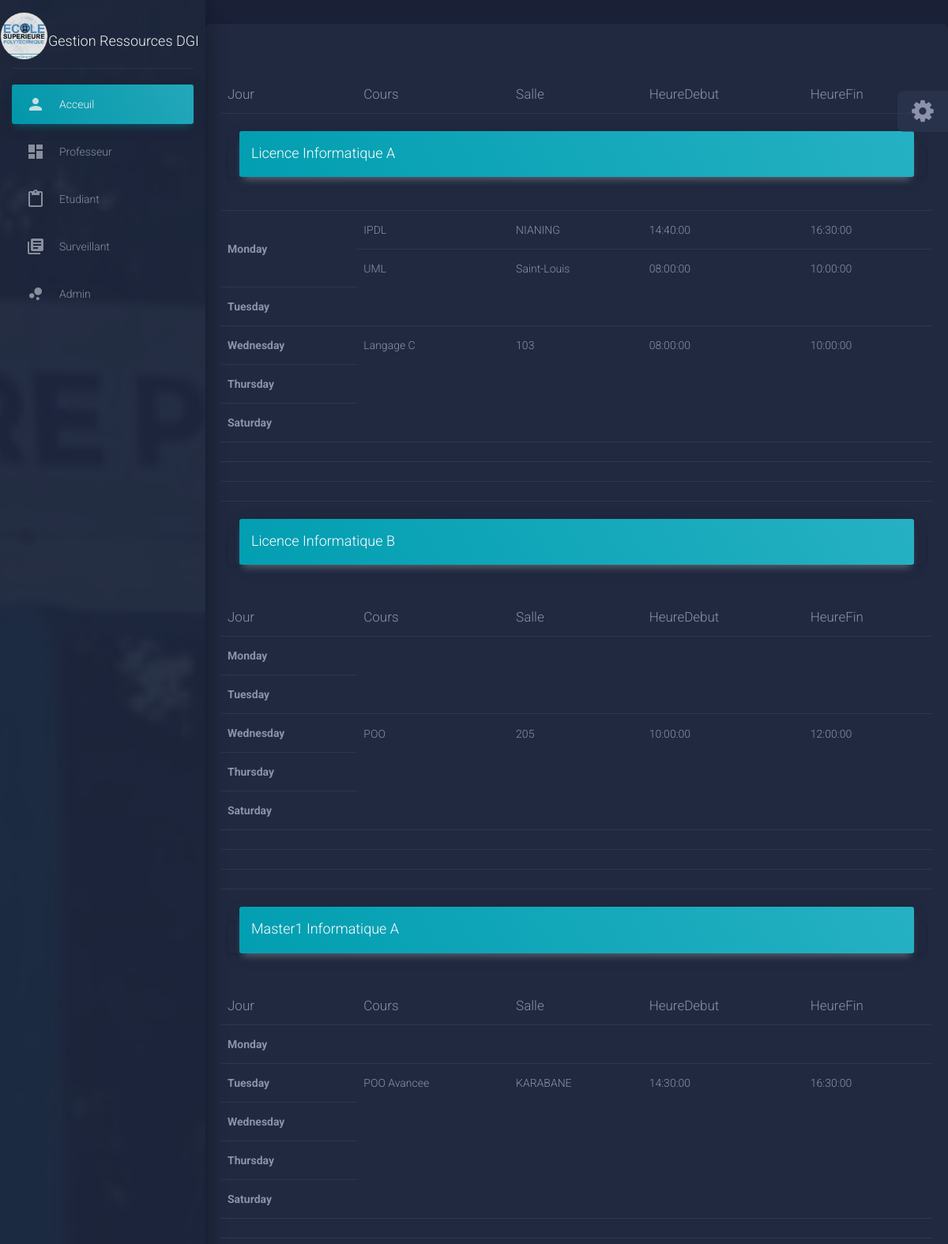
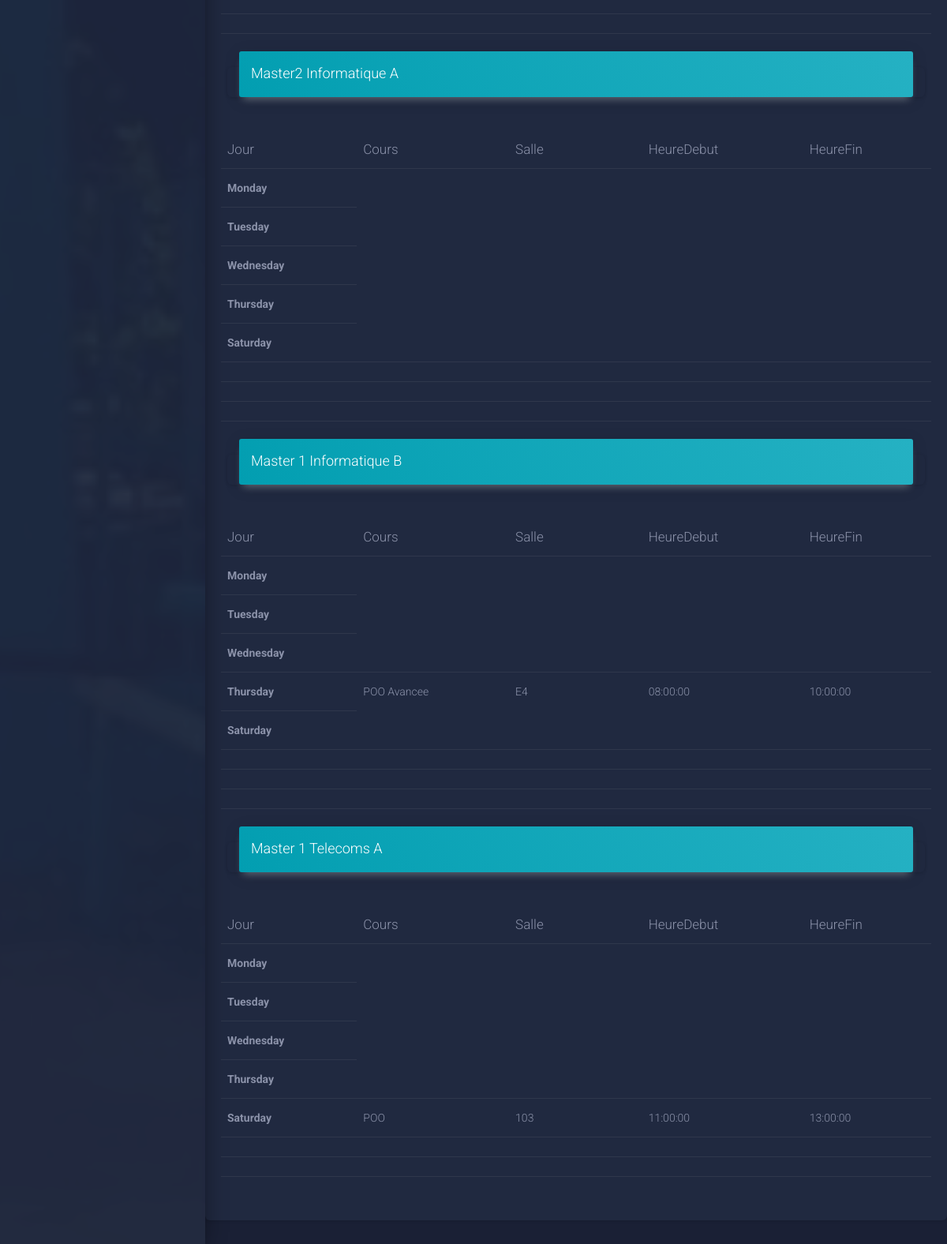
The page / on the database its author committed (2 pictures, top to bottom).
### tables this page shows
CREATE TABLE IF NOT EXISTS `cours` (
  `idCours` varchar(30) NOT NULL,
  `libelle` varchar(30) NOT NULL,
  `creneau` int(11) NOT NULL,
  PRIMARY KEY (`idCours`)
);

CREATE TABLE IF NOT EXISTS `edt` (
  `idEDT` varchar(30) NOT NULL,
  `salle` varchar(30) NOT NULL,
  `id_Prof` varchar(30) NOT NULL,
  `id_Cours` varchar(30) NOT NULL,
  `HeureDebut` time NOT NULL,
  `HeureFin` time NOT NULL,
  `JOUR` varchar(30) NOT NULL,
  `classe` varchar(30) NOT NULL,
  `nbPointage` int(11) NOT NULL,
  `tosupp` int(11) NOT NULL AUTO_INCREMENT,
  `PointAuj` tinyint(1) NOT NULL,
  PRIMARY KEY (`tosupp`)
);

### index.php (the view, shortened to what this page needs)
<!DOCTYPE html>
<html lang="en">
<head>
  <link rel="stylesheet" href="https://maxcdn.bootstrapcdn.com/font-awesome/latest/css/font-awesome.min.css">
  <link href="assets/css/material-dashboard.css?v=2.1.0" rel="stylesheet" />
</head>
<body class="dark-edition">
  <div class="wrapper ">
    <div class="sidebar" data-color="azure" data-background-color="black" data-image="assets/img/sidebar-2.jpg">
    <div class="logo"><a href="../index.php">
        <img src="assets/img/logoESP.jpg"  class=" logo-tim">
        </a><br><h4 style='color:white;'>Gestion Ressources DGI</h4></div>
      <div class="sidebar-wrapper">
        <ul class="nav">
          <li class="nav-item active">
            <a class="nav-link" href="./user.html">
              <i class="material-icons">person</i>
              <p>Acceuil</p>
            </a>
          </li>
          <li class="nav-item">
            <a class="nav-link" href="profPages/index.php">
              <i class="material-icons">dashboard</i>
              <p>Professeur</p>
            </a>
          </li>
          <li class="nav-item ">
            <a class="nav-link" href="./tables.html">
              <i class="material-icons">content_paste</i>
              <p>Etudiant</p>
            </a>
          </li>
          <li class="nav-item ">
            <a class="nav-link" href="../Deconnexion/MedDisconnect.php">
              <i class="material-icons">library_books</i>
              <p>Surveillant</p>
            </a>
          </li>
          <li class="nav-item ">
            <a class="nav-link" href="Admin/index.php">
              <i class="material-icons">bubble_chart</i>
              <p>Admin</p>
            </a>
          </li>
        </ul>
      </div>
    </div>
    <div class="main-panel">
      <nav class="navbar navbar-expand-lg navbar-transparent navbar-absolute fixed-top " id="navigation-example">
      </nav>
      <?php
        function AffichEDT($jour,$classe){
                include 'Connexion.php';
        $reqCons="SELECT  * FROM edt,cours where classe='".$classe."' and jour='".$jour."' and edt.id_Cours=cours.idCours";
        $tab=mysqli_fetch_all(mysqli_query($con,$reqCons),MYSQLI_ASSOC);
        $row="<th rowspan='".(count($tab)+1)."'>$jour</th>";
         foreach($tab as $ligne)
         {
          $salle=$ligne['salle'];
          $HeureDebt=$ligne['HeureDebut'];
          $HeureFin=$ligne['HeureFin'];
          $cours=$ligne['libelle'];
          $row=$row."<tr><td>$cours</td><td>$salle</td><td>$HeureDebt</td><td>$HeureFin</td></tr>";
         }
         $row=$row."</tr>";
         return $row;
      }
      function RecupJour(){
        include 'Connexion.php';
        $chaine="<div class='card'><div class='card-body table-responsive'>
        <table class='table table-condensed table-hover' style='margin-top: 50px;'>";
        $reqCons="SELECT  distinct classe from edt";
        $tab=mysqli_fetch_all(mysqli_query($con,$reqCons),MYSQLI_ASSOC);
         foreach($tab as $ligne){
          $chaine=$chaine."<tr><td colspan='6'>
            <div class='card'>
            <div class='card-header card-header-rose'>
              <h4 class='card-title' style='color:white'>".$ligne['classe']."</h4>
            </div>
            </td></tr>
        <tr><thead><th>Jour</th><th>Cours</th><th>Salle</th><th>HeureDebut</th><th>HeureFin</th></thead></tr>";
          $tabJ=['Monday','Tuesday','Wednesday','Thursday','Saturday'];
          for ($i=0; $i < 5; $i++) {
            $chaine="<tr>".$chaine.AffichEDT($tabJ[$i],$ligne['classe'])."</tr>";
          }
          $chaine=$chaine."<tr><td colspan='6'></td></tr><tr><td colspan='6'></td></tr><tr><td colspan='6'></td></tr>";
         }
         $chaine=$chaine."</table></div></div>";
         echo $chaine;
      }
RecupJour();
      ?>
  <div class="fixed-plugin">
    <div class="dropdown show-dropdown">
      <a href="#" data-toggle="dropdown">
        <i class="fa fa-cog fa-2x"> </i>
      </a>
    </div>
  </div>
</body>
</html>

### rows shown on the page
cours: libelle "IPDL"
edt: salle "NIANING", HeureDebut "14:40:00", HeureFin "16:30:00"
cours: libelle "UML"
edt: salle "Saint-Louis", HeureDebut "08:00:00", HeureFin "10:00:00"
edt: id_Cours.libelle "Langage C", salle "103", HeureDebut "08:00:00", HeureFin "10:00:00"
edt: id_Cours.libelle "POO", salle "205", HeureDebut "10:00:00", HeureFin "12:00:00"
edt: id_Cours.libelle "POO Avancee", salle "KARABANE", HeureDebut "14:30:00", HeureFin "16:30:00"
edt: id_Cours.libelle "POO Avancee", salle "E4", HeureDebut "08:00:00", HeureFin "10:00:00"
edt: id_Cours.libelle "POO", salle "103", HeureDebut "11:00:00", HeureFin "13:00:00"

### other values the page prints
$ligne['classe'] "Licence Informatique A Licence Informatique B Master1 Informatique A Master2 Informatique A Master 1 Informatique B Master 1 Telecoms A"
